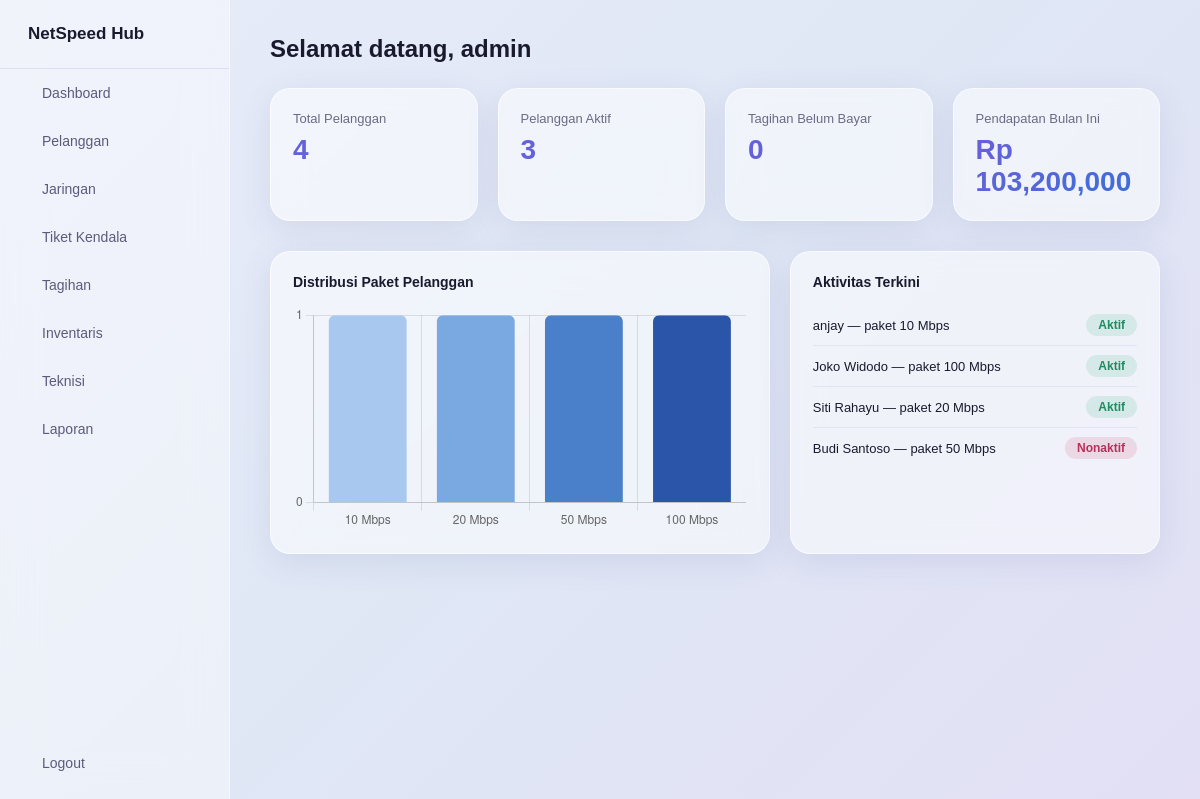
Screenshot of /dashboard (signed in) with the database file from the repository.
### tables this page shows
CREATE TABLE pelanggan (
            id INTEGER PRIMARY KEY AUTOINCREMENT,
            nama TEXT NOT NULL,
            no_hp TEXT,
            paket TEXT,
            status TEXT DEFAULT 'Aktif'
        );

### App.py (the view)
@app.route("/dashboard")
def dashboard():
    if session.get("role") != "admin":
        return redirect(url_for("login"))
    conn = get_connection()
    cursor = conn.cursor()
    cursor.execute("SELECT COUNT(*) FROM pelanggan")
    total_pelanggan = cursor.fetchone()[0]
    cursor.execute("SELECT COUNT(*) FROM pelanggan WHERE status = 'Aktif'")
    pelanggan_aktif = cursor.fetchone()[0]
    cursor.execute("SELECT COUNT(*) FROM tagihan WHERE status_bayar = 'Belum Bayar'")
    tagihan_pending = cursor.fetchone()[0]
    cursor.execute("SELECT nama, paket, status FROM pelanggan ORDER BY id DESC LIMIT 5")
    aktivitas_terkini = cursor.fetchall()
    cursor.execute("""
        SELECT SUM(jumlah) FROM tagihan
        WHERE status_bayar = 'Lunas'
    """)
    pendapatan_bulan_ini = cursor.fetchone()[0]
    if pendapatan_bulan_ini is None:
        pendapatan_bulan_ini = 0
    paket_list = ["10 Mbps", "20 Mbps", "50 Mbps", "100 Mbps"]
    paket_count = []
    for paket in paket_list:
        cursor.execute("SELECT COUNT(*) FROM pelanggan WHERE paket = ?", (paket,))
        paket_count.append(cursor.fetchone()[0])
    conn.close()
    return render_template(
        "dashboard.html",
        username=session["username"],
        total_pelanggan=total_pelanggan,
        pelanggan_aktif=pelanggan_aktif,
        tagihan_pending=tagihan_pending,
        aktivitas_terkini=aktivitas_terkini,
        paket_count=paket_count,
        pendapatan_bulan_ini=pendapatan_bulan_ini
    )

### App.py (called while the page is built)
@app.context_processor
def inject_notifikasi():
    if "username" not in session:
        return {}
    conn = get_connection()
    cursor = conn.cursor()
    notif = 0
    if session.get("role") in ["admin", "teknisi"]:
        cursor.execute(
            "SELECT COUNT(*) FROM tiket_kendala WHERE status = 'Dilaporkan'"
        )
        notif = cursor.fetchone()[0]
    elif session.get("role") == "pelanggan":
        cursor.execute(
            "SELECT COUNT(*) FROM tiket_kendala WHERE pelanggan_id = ? AND status = 'Sedang Ditangani'",
            (session.get("pelanggan_id"),)
        )
        notif = cursor.fetchone()[0]
    conn.close()
    return {"jumlah_notifikasi": notif}

### database.py (called while the page is built)
def get_connection():
    conn = sqlite3.connect("database.db")
    conn.row_factory = sqlite3.Row
    return conn

### Templates/dashboard.html (shortened to what this page needs)
{% extends "base.html" %}
{% block content %}
    <h1>Selamat datang, {{ username }}</h1>
    <div class="stat-grid">
        <div class="stat-card">
            <p class="stat-label">Total Pelanggan</p>
            <p class="stat-value">{{ total_pelanggan }}</p>
        </div>
        <div class="stat-card">
            <p class="stat-label">Pelanggan Aktif</p>
            <p class="stat-value">{{ pelanggan_aktif }}</p>
        </div>
        <div class="stat-card">
            <p class="stat-label">Tagihan Belum Bayar</p>
            <p class="stat-value">{{ tagihan_pending }}</p>
        </div>
        <div class="stat-card">
            <p class="stat-label">Pendapatan Bulan Ini</p>
            <p class="stat-value">Rp {{ "{:,}".format(pendapatan_bulan_ini) }}</p>
        </div>
    </div>
    <div class="content-row">
        <div class="chart-card">
            <p class="card-title">Distribusi Paket Pelanggan</p>
            <canvas id="grafikPaket"></canvas>
        </div>
        <div class="activity-card">
            <p class="card-title">Aktivitas Terkini</p>
            {% for a in aktivitas_terkini %}
            <div class="activity-item">
                <span>{{ a.nama }} — paket {{ a.paket }}</span>
                {% if a.status == "Aktif" %}
                    <span class="badge badge-green">Aktif</span>
                {% else %}
                    <span class="badge badge-red">Nonaktif</span>
                {% endif %}
            </div>
            {% endfor %}
        </div>
    </div>
    <script>
        const ctx = document.getElementById('grafikPaket');
        new Chart(ctx, {
            type: 'bar',
            data: {
                labels: ['10 Mbps', '20 Mbps', '50 Mbps', '100 Mbps'],
                datasets: [{
                    label: 'Jumlah Pelanggan',
                    data: [
                        {{ paket_count[0] }},
                        {{ paket_count[1] }},
                        {{ paket_count[2] }},
                        {{ paket_count[3] }}
                    ],
                    backgroundColor: [
                        '#a8c8f0',
                        '#7aa8e0',
                        '#4a7fc9',
                        '#2a55a8'
                    ],
                    borderRadius: 6
                }]
            },
            options: {
                plugins: { legend: { display: false } },
                scales: { y: { beginAtZero: true, ticks: { stepSize: 1 } } }
            }
        });
    </script>
{% endblock %}

### Static/Style.css (style rules this page uses)
* { margin: 0; padding: 0; box-sizing: border-box; }
body { font-family: Arial, sans-serif; background: linear-gradient(135deg, #e8ecf9 0%, #dfe7f5 50%, #e3e0f5 100%); min-height: 100vh; }
.main-content h1 { color: #1a1a2e; margin-bottom: 25px; font-size: 24px; }
.stat-grid { display: flex; gap: 20px; margin-bottom: 30px; }
.stat-card { background: rgba(255, 255, 255, 0.5); backdrop-filter: blur(16px); border: 1px solid rgba(255, 255, 255, 0.6); border-radius: 20px; padding: 22px; flex: 1; box-shadow: 0 8px 32px rgba(80, 90, 160, 0.12); transition: transform 0.2s, box-shadow 0.2s; }
.stat-label { font-size: 13px; color: #6b6b85; margin-bottom: 8px; }
.stat-value { font-size: 28px; font-weight: bold; background: linear-gradient(135deg, #6a5fdb, #3b6fd6); -webkit-background-clip: text; -webkit-text-fill-color: transparent; background-clip: text; }
.badge { display: inline-block; padding: 4px 12px; border-radius: 20px; font-size: 12px; font-weight: bold; }
.badge-green { background-color: rgba(60, 180, 130, 0.15); color: #1e8c5f; }
.badge-red { background-color: rgba(214, 72, 111, 0.15); color: #b8305a; }
.content-row { display: flex; gap: 20px; margin-top: 10px; }
.chart-card, .activity-card { background: rgba(255, 255, 255, 0.5); backdrop-filter: blur(16px); border: 1px solid rgba(255, 255, 255, 0.6); border-radius: 20px; padding: 22px; box-shadow: 0 8px 32px rgba(80, 90, 160, 0.12); }
.chart-card { flex: 1.4; }
.activity-card { flex: 1; }
.card-title { font-size: 14px; font-weight: bold; color: #1a1a2e; margin-bottom: 15px; }
.activity-item { display: flex; justify-content: space-between; align-items: center; padding: 9px 0; border-bottom: 1px solid rgba(150, 150, 200, 0.15); font-size: 13px; color: #1a1a2e; }
.activity-item:last-child { border-bottom: none; }

### rows the page displays
pelanggan: nama "anjay", paket "10 Mbps", status "Aktif"
pelanggan: nama "Joko Widodo", paket "100 Mbps", status "Aktif"
pelanggan: nama "Siti Rahayu", paket "20 Mbps", status "Aktif"
pelanggan: nama "Budi Santoso", paket "50 Mbps", status "Nonaktif"

### other values shown
{{ username }} "admin"
{{ total_pelanggan }} "4"
{{ pelanggan_aktif }} "3"
{{ tagihan_pending }} "0"
{{ "{:,}".format(pendapatan_bulan_ini) }} "103,200,000"
chart data {{ paket_count[0] }} 1
chart data {{ paket_count[1] }} 1
chart data {{ paket_count[2] }} 1
chart data {{ paket_count[3] }} 1
